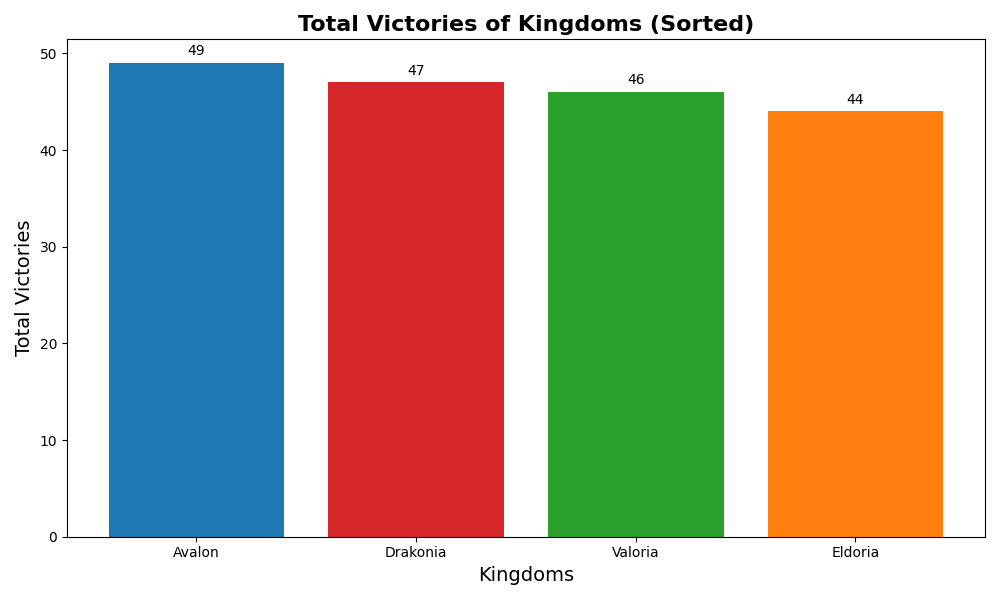

This figure's Python source:
import matplotlib.pyplot as plt
import numpy as np

kingdoms = ['Avalon', 'Eldoria', 'Valoria', 'Drakonia']
total_victories = np.array([49, 44, 46, 47])

sorted_indices = np.argsort(total_victories)[::-1]
sorted_kingdoms = [kingdoms[i] for i in sorted_indices]
sorted_victories = total_victories[sorted_indices]

colors = ['#1f77b4', '#ff7f0e', '#2ca02c', '#d62728']
sorted_colors = [colors[i] for i in sorted_indices]

fig, ax = plt.subplots(figsize=(10, 6))
ax.bar(sorted_kingdoms, sorted_victories, color=sorted_colors)

ax.set_xlabel('Kingdoms', fontsize=14)
ax.set_ylabel('Total Victories', fontsize=14)
ax.set_title('Total Victories of Kingdoms (Sorted)', fontsize=16, fontweight='bold')

for i, victory in enumerate(sorted_victories):
    ax.text(i, victory + 0.5, str(victory), ha='center', va='bottom', fontsize=10, color='black')

plt.tight_layout()
plt.show()
